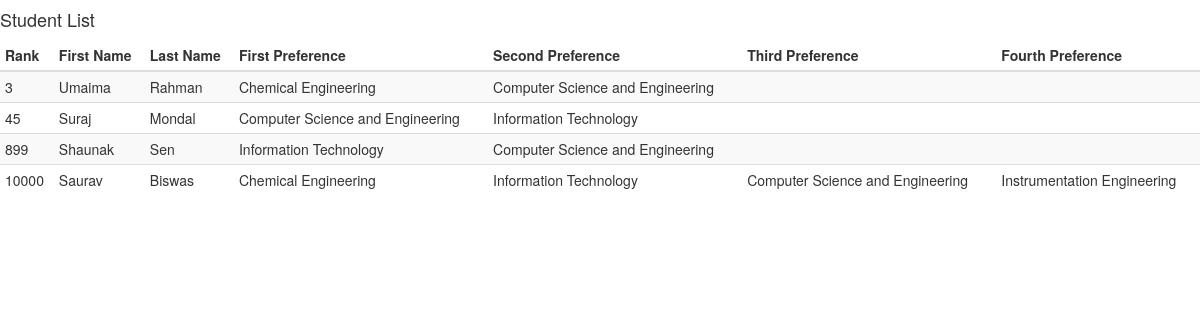
/list, run on an earlier commit of the app's database.
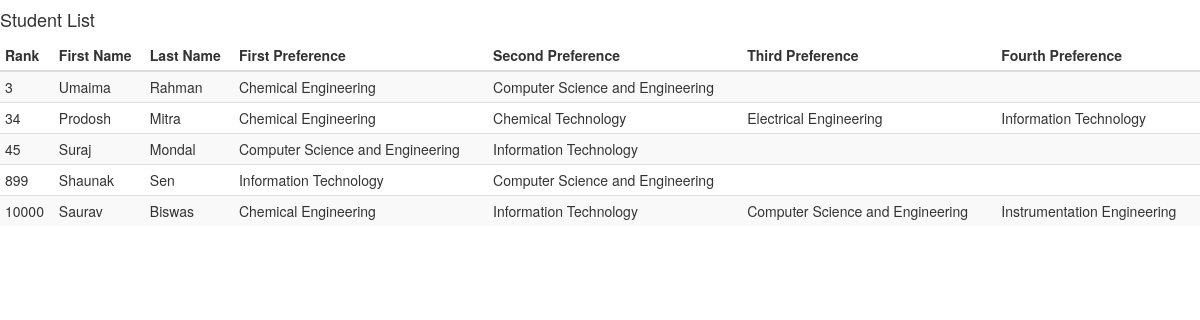
And on a later commit of the database.
### Studemt/models.py (models this page shows, shortened)
class Student(models.Model):
    student = models.OneToOneField(User, on_delete=models.CASCADE)
    category_choice = (('sc', 'S.C'), ('gen', 'General'), ('st', 'S.T'), ('obc-a', 'O.B.C-A'), ('obc-b', 'O.B.C-B'),)
    guardian_name = models.CharField(max_length=255)
    dob = models.DateField()
    address = models.TextField()
    category = models.CharField(max_length=255, choices=category_choice)
    domcile_wb = models.BooleanField()
    contact_number = models.IntegerField()
    email = models.EmailField(max_length=255)
    rank = models.IntegerField()
    year_of_passing = models.IntegerField()

class Hello(models.Model):
    serial = models.IntegerField()
    student = models.OneToOneField(User, on_delete=models.CASCADE)
    first_pref = models.ForeignKey(Subject, related_name='first',null=True)
    second_pref = models.ForeignKey(Subject, related_name='second', null=True, blank=True)
    third_pref = models.ForeignKey(Subject, related_name='third', null=True, blank=True)
    fourth_pref = models.ForeignKey(Subject, related_name='fourth', null=True, blank=True)
    date_time = models.DateTimeField()

class Subject(models.Model):
    stream = models.CharField(max_length=255)
    availability = models.IntegerField()

### Studemt/views.py (the view)
# urls.py: url(r'^list$', views.student_list, name='student_list'),
def student_list(request):
    if request.method == 'GET':
        students = Student.objects.order_by('rank')
        hello_set = Hello.objects.all()
        return render(request, 'Studemt/student_list.html', {'students': students, 'hello_set': hello_set})

### Studemt/templates/Studemt/student_list.html
{% extends 'Studemt/base.html' %}
{% block body %}
    <h4>Student List</h4>
    <table class="table table-responsive table-striped table-condensed table-hover">
        <thead class="thead-inverse">
            <tr>
            <th>Rank</th>
            <th>First Name</th>
            <th>Last Name</th>
            <th>First Preference</th>
            <th>Second Preference</th>
            <th>Third Preference</th>
            <th>Fourth Preference</th>
        </tr>
        </thead>
        <tbody>
            {% for student in students %}
                <tr onclick="location.href='{% url 'student:application' %}'">
                    <td>{{ student.rank }}</td>
                    <td>{{ student.student.first_name }}</td>
                    <td>{{ student.student.last_name }}</td>
                    <td>{{ student.student.hello.first_pref.stream }}</td>
                    <td>{{ student.student.hello.second_pref.stream }}</td>
                    <td>{{ student.student.hello.third_pref.stream }}</td>
                    <td>{{ student.student.hello.fourth_pref.stream }}</td>
                </tr>
            {% endfor %}
        </tbody>
    </table>
{% endblock %}

### Studemt/templates/Studemt/base.html (shortened to what this page needs)
{% load staticfiles %}
<!DOCTYPE html>
<html lang="en">
<head>
    <link rel="stylesheet" href="http://maxcdn.bootstrapcdn.com/bootstrap/3.3.7/css/bootstrap.min.css">
</head>
<body>
{% block body %}{% endblock %}
</body>
</html>

What changed in the data, as far as the page shows it:
added Student: rank "34", student.first_name "Prodosh", student.last_name "Mitra", student.hello.first_pref.stream "Chemical Engineering", student.hello.second_pref.stream "Chemical Technology", student.hello.third_pref.stream "Electrical Engineering", student.hello.fourth_pref.stream "Information Technology"
